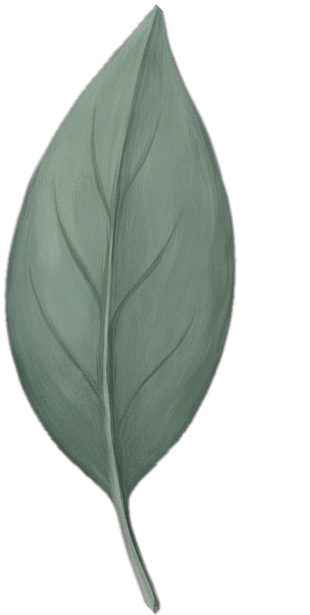
#> input picture ios-app/tree-pipeline/art/leaves_elongated/leaf_deep_1.png, 310 x 615 px
$ python -i treelib.py   (imports and definitions only)
#> lines starting #> are read from the running program, lines starting #| are printed output that depends on the picture
"""
treelib.py — shared core for the "Your Life" tree pipeline.

Contains:
  * sprite helpers     : clean_largest, detect_stem, place_leaf, tone_for
  * the Tree class     : trunk-image geometry (branch mask -> distance transform ->
                         skeleton -> tips -> geodesic flow) and the procedural
                         leaf-anchor generator, plus debug renderers.

Nothing here runs at import time; you build a Tree from a trunk PNG path:

    from treelib import Tree
    tree = Tree("art/trunk.png")
    anchors = tree.gen_anchors()          # list of dicts {x,y,rot,zone,tip}

Requires: pillow numpy scipy scikit-image   (see requirements.txt)
"""
import math
from collections import deque

import numpy as np
from PIL import Image, ImageDraw
from skimage.morphology import skeletonize, remove_small_holes, remove_small_objects
from scipy import ndimage
from scipy.spatial import cKDTree

IVORY = (245, 242, 235)


# ======================================================================
#  Sprite helpers (operate on individual leaf PNGs; no trunk needed)
# ======================================================================

# [75 lines left out: functions clean_largest, detect_stem, place_leaf, tone_for, not called in this run]


def cw_from_up(v):
    return math.degrees(math.atan2(v[0], -v[1]))


# [4 lines left out: function _rot, not called in this run]


def _unit(v):
    return v / (np.linalg.norm(v) + 1e-9)


# ======================================================================
#  Tree geometry + procedural anchor generation
# ======================================================================

class Tree:
    """Trunk-image geometry and the procedural leaf-anchor generator.

    Parameters (all tunable):
      twig_max   : px max branch *radius* that may bear leaves (excludes thick trunk)
      t_twig     : px thickness threshold for what counts as a thin twig (tips/skeleton sampling)
      splay      : deg an edge leaf tilts off the twig axis, toward its edge
      step       : px spacing of centreline samples along branches
      min_a      : px minimum spacing between final anchors (dedupe)
      tip_tan_r  : px neighbourhood radius for the tip direction
      mid_tan_r  : px neighbourhood radius for the mid-branch tangent
      grad_step  : px step used to read the geodesic gradient (orient the tangent)
    """

    def __init__(self, trunk_path,
                 twig_max=24.0, t_twig=12,
                 splay=30.0, step=40.0, min_a=28.0,
                 tip_tan_r=14.0, mid_tan_r=16.0, grad_step=7.0):
#> called with trunk_path = 'art/leaves_elongated/leaf_deep_1.png', twig_max = 24, t_twig = 12, splay = 30, step = 40, min_a = 28, tip_tan_r = 14, mid_tan_r = 16
        self.trunk_path = trunk_path
        self.twig_max = twig_max
        self.t_twig = t_twig
        self.splay = splay
        self.step = step
        self.min_a = min_a
        self.tip_tan_r = tip_tan_r
        self.mid_tan_r = mid_tan_r
        self.grad_step = grad_step

        self.trunk = Image.open(trunk_path).convert("RGBA")
#> self.trunk is the input picture: PIL image 310x615 RGBA; mean R, G, B, A 46.8, 54.3, 49.4, 103.1
        self.W, self.H = self.trunk.size
#> self.W = 310; self.H = 615
        a = np.asarray(self.trunk).astype(np.int32)
        A, R, G, B = a[..., 3], a[..., 0], a[..., 1], a[..., 2]
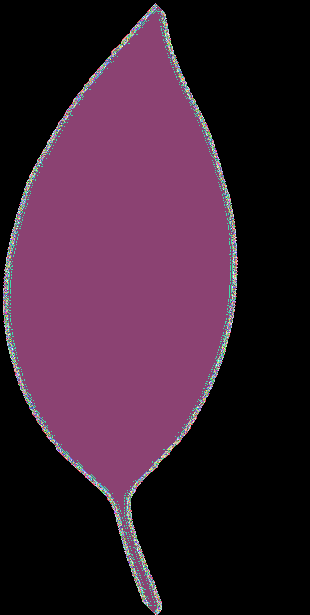
#> A: shape (615, 310) int32; 256 distinct labels, from 0 to 255; one colour per label, 0 black
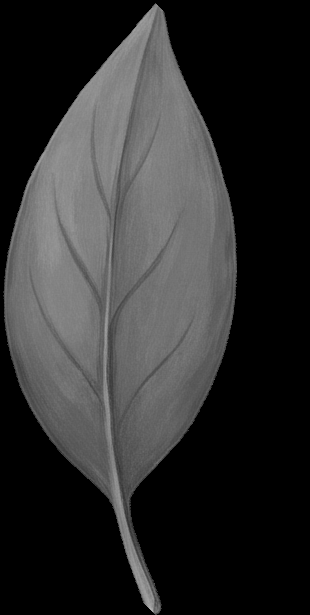
#> R: shape (615, 310) int32; min 0, max 177, mean 46.8
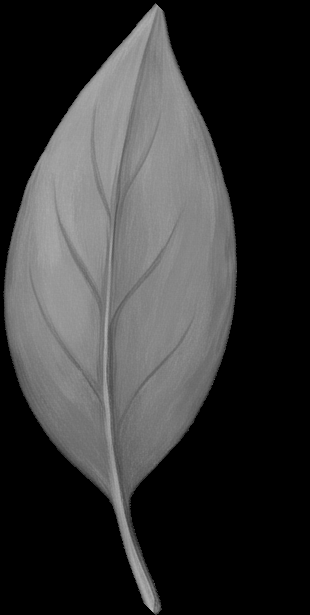
#> G: shape (615, 310) int32; min 0, max 178, mean 54.3

        # brown wood mask (excludes the soft grey ground shadow)
        branch = (A > 100) & (R > B + 8) & (R >= G - 2)
#> branch: shape (615, 310) bool; every value is 0
        branch = remove_small_holes(branch, area_threshold=400)
        branch = remove_small_objects(branch, min_size=300)
        self.BRANCH = branch
        self.DT = ndimage.distance_transform_edt(branch)        # branch radius at each px
#> self.DT: shape (615, 310) float64; every value is 0
        self.SKEL = skeletonize(branch)                          # 1-px centrelines

        k = np.array([[1, 1, 1], [1, 0, 1], [1, 1, 1]])
        nb = ndimage.convolve(self.SKEL.astype(np.uint8), k, mode="constant")
        self.ENDPTS = self.SKEL & (nb == 1) & (self.DT <= t_twig)  # twig tips

        self.CX = self.W * 0.5
#> self.CX = 155
        self.BASE_PT = np.array([self.CX, self.H * 0.62])
#> self.BASE_PT = [155, 381.3]
        self.BASECUT = 0.82 * self.H
#> self.BASECUT = 504.3

        ys, xs = np.where(self.SKEL & (self.DT <= t_twig))
#> ys = empty array; xs = empty array
        self.SKXY = np.column_stack([xs, ys]).astype(float)
#> self.SKXY = empty array
        self.KD = cKDTree(self.SKXY)

        self._build_geodesic()

    # ---- geodesic distance from the root, along the whole skeleton ----
    def _build_geodesic(self):
        sk_yx = np.array(np.where(self.SKEL)).T
#> sk_yx = empty array
        geo = np.full(self.SKEL.shape, -1.0)
#> (the run stopped early here; a loop or call above may not have finished)

$ run again, on ios-app/tree-pipeline/art/leaves_elongated/leaf_deep_4.png
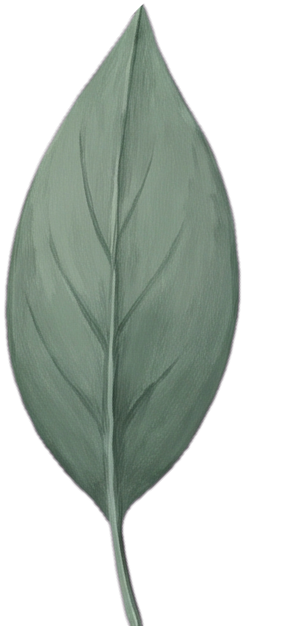
#> input picture ios-app/tree-pipeline/art/leaves_elongated/leaf_deep_4.png, 286 x 626 px
#> in __init__, self.trunk is the input picture: PIL image 286x626 RGBA; mean R, G, B, A 53, 61.4, 54.9, 115.1
#> in __init__, `A, R, G, B = a[..., 3], a[..., 0], a[..., 1], a[..., 2]`:
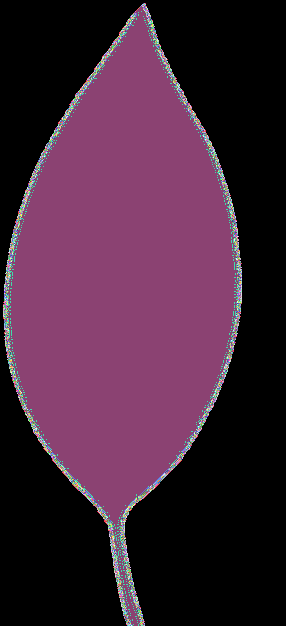
#> A: shape (626, 286) int32; 256 distinct labels, from 0 to 255; one colour per label, 0 black
#> in __init__, `A, R, G, B = a[..., 3], a[..., 0], a[..., 1], a[..., 2]`:
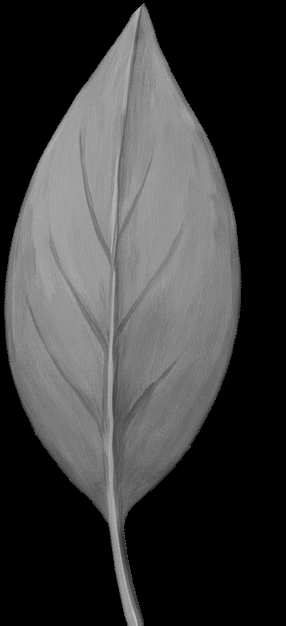
#> G: shape (626, 286) int32; min 0, max 196, mean 61.4
#> branch: shape (626, 286) bool; every value is 0
#> self.DT: shape (626, 286) float64; every value is 0
#> ys = empty array
